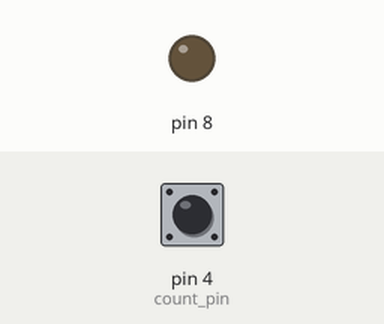
The sketch below on a simulated Arduino Uno, built with avr-gcc and run on an emulated ATmega328P. Parts: output pins drawn as LEDs (lit = HIGH). Inputs (shaded band) come from the test bench; at power-on: pin 4 (count_pin) HIGH. What the sketch prints to the serial monitor is not drawn.

Above: at 1.2 s.
1.3 s: pin 4 (count_pin) pulled LOW for 0.15 s
At 1.38 s:
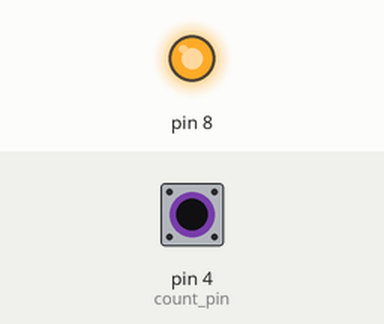
2.9 s: pin 4 (count_pin) pulled LOW for 3.2 s
At 6.9 s:
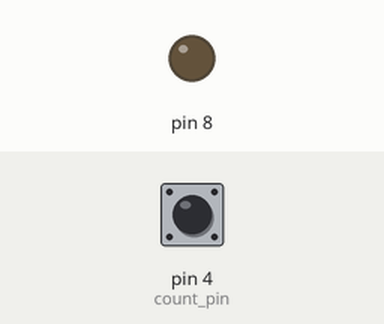
Timing chart, 0 to 8.4 s (numbered marks = the images above; inputs shaded):
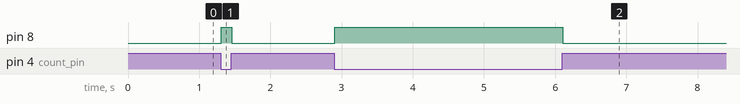

The sketch:

SwitchTestCode.ino
```cpp
//Set up count variable, last state variable and the count_pin
int count = 0;
int count_pin = 4;
int last_state = 0;

void setup() {
  // put your setup code here, to run once:

  //Start the serial
  Serial.begin(9600);

  // 5V as long as circuit is open, 0V when circuit complete
  pinMode(4, INPUT_PULLUP);

  //output is shown on this pin
  pinMode(8, OUTPUT);

}

void loop() {
  // put your main code here, to run repeatedly:

  //read the sensor pin (pin that connects wire to switch)

  int sensorVal = digitalRead(4);

  //print value of sensor
  Serial.println(sensorVal);

  //check if the state is equal to the sensor value state.
  //If it is, don't increment count. If not, change value and increase by 1.
  if (last_state != sensorVal) {
    if (sensorVal == HIGH) {
      digitalWrite(8, LOW);
      count += 1;
    }  else {
      digitalWrite(8, HIGH);
    }
  }

  //change state to recent state and print count
  last_state = sensorVal;
  Serial.println(count);
}
```

Measured:
- after the input at 1.3 s, pin 8: LOW → HIGH at once, → LOW 0.15 s later
- after the input at 2.9 s, pin 8: LOW → HIGH at once, → LOW 3.2 s later
